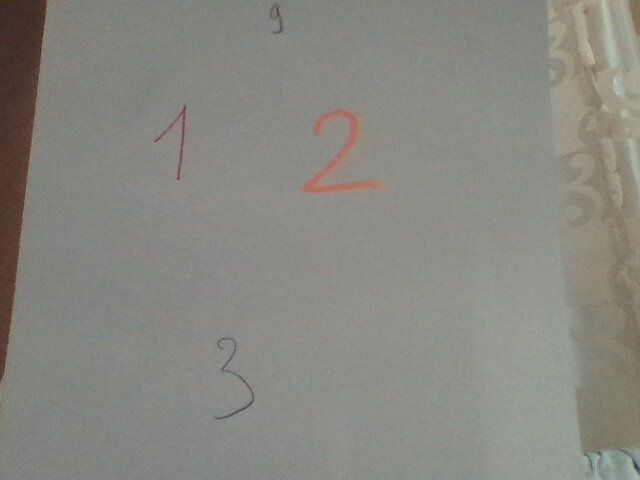
#> input picture Preprocessing/img/2019-04-21-225947.jpg, 640 x 480 px
$ python -i preprocessing.py   (imports and definitions only)   (older library calls are emulated)
#> lines starting #> are read from the running program, lines starting #| are printed output that depends on the picture; after the words box and inside, x2 and y2 are one past the last pixel; in counts of white or black regions, pixels touching at a corner belong together
import cv2
import numpy as np
import datetime
import matplotlib.pyplot as plt
from tkinter import *
from tkinter.filedialog import askopenfilename

def open_image():
    filename = askopenfilename( initialdir = "./",
                                initialfile = "",
                                filetypes = (("JPG", "*.jpg"), ("All Files", "*.*")),
                                title = "Choose an image")
#> the answer given: img/2019-04-21-225947.jpg
    if len(filename) > 0:
        img = cv2.imread(filename, 0)
#> img: shape (480, 640); min 44, max 199, mean 134.8
        res = image_processing(img)
#> in image_processing, `res = cv2.adaptiveThreshold(res, 255, cv2.ADAPTIVE_THRESH_GAUSSIAN_C, ..`:
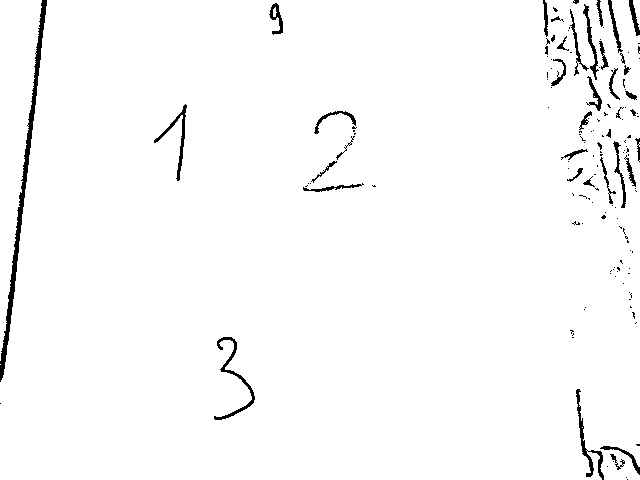
#> res: shape (480, 640); 97.8% white; 146 black regions (108 under 20 px), largest, box (x1, y1, x2, y2) and area: (0, 0, 47, 382) 1769, (214, 337, 255, 420) 457, (576, 389, 604, 480) 436
#> in image_processing, `res = cv2.morphologyEx(res, cv2.MORPH_OPEN, kernel)`:
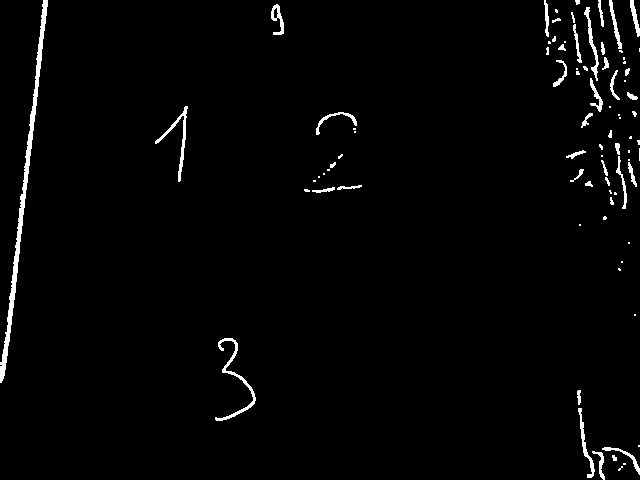
#> res: shape (480, 640); 2% white; 84 white regions (42 under 20 px)
        show_result(img, res)

def crop_image(img):
    img, contours, hierarchy = cv2.findContours(img, cv2.RETR_LIST, cv2.CHAIN_APPROX_SIMPLE)
#> contours = 85 contours, 53 with area under 20; largest, box (x1, y1, x2, y2) and area: (0, 0, 48, 383) 1378, (215, 338, 256, 421) 320, (155, 106, 188, 182) 248, (584, 7, 599, 81) 178, (578, 408, 595, 478) 175
    region = (0, 0, 0, 0)
    max_area = 0
    for cont in contours:
        x, y, w, h = cv2.boundingRect(cont)
        area = w*h
        if area > max_area:
            region = x,y,w,h
            max_area = area
#> this loop made 85 passes
#> (x, y, w, h, area, max_area) on passes 1, 3, 4, 5, 7, 9, 85: (618, 466, 5, 5, 25, 25), (612, 455, 5, 6, 30, 30), (592, 451, 13, 29, 377, 377), (602, 447, 38, 28, 1064, 1064), (578, 408, 17, 70, 1190, 1190), (215, 338, 41, 83, 3403, 3403), (0, 0, 48, 383, 18384, 18384)
#> (x, y, w, h, area) on passes 8, 16, 20, 21, 22, 24: (577, 390, 4, 15, 60), (610, 197, 4, 8, 32), (312, 187, 23, 6, 138), (337, 185, 25, 5, 125), (585, 181, 8, 6, 48), (605, 177, 5, 9, 45)
#> after the loop, max_area = 18384
    x, y, w, h = region

    roi = img[y:y+h,x:x+w]
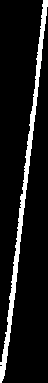
#> roi: shape (383, 48); 9.6% white; 1 white region, box (x1, y1, x2, y2) and area: (0, 0, 48, 383) 1767

    size = int(max(w, h)*1.4)
#> size = 536
    x2 = (size - w)//2
#> x2 = 244
    y2 = (size - h)//2
#> y2 = 76
    res = np.zeros((size, size))
    res[y2:y2+h, x2:x2+w] = roi
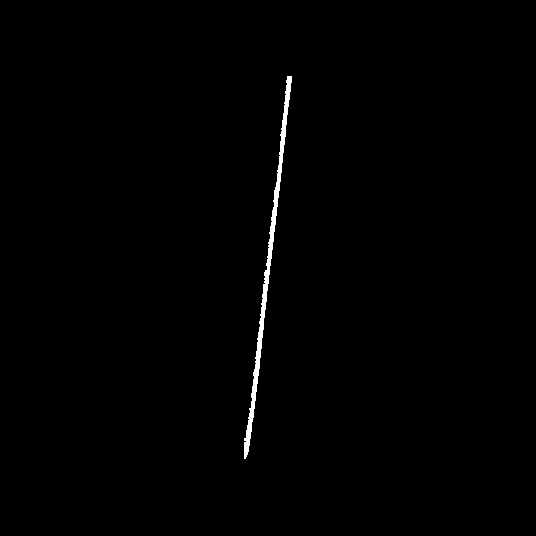
#> res: shape (536, 536) float64; 0.62% white; 1 white region, box (x1, y1, x2, y2) and area: (244, 76, 292, 459) 1767
    return res

def image_processing(res):
    # Blur image
    res = cv2.GaussianBlur(res,(9, 9), 1)

    # Noise reduction
    res = cv2.fastNlMeansDenoising(res, res, 3, 7, 21)

    # Apply adaptive thresholding
    res = cv2.adaptiveThreshold(res, 255, cv2.ADAPTIVE_THRESH_GAUSSIAN_C, cv2.THRESH_BINARY, 11, 2)

    # Inverse image
    res = cv2.bitwise_not(res, res)

    # Remove white blobs
    kernel = np.ones((2, 2), np.uint8)
    res = cv2.morphologyEx(res, cv2.MORPH_OPEN, kernel)

    # Crop image
    res = crop_image(res)

    # Dilate image
    kernel = np.ones((5, 5), np.uint8)
    res = cv2.dilate(res,kernel,iterations = 1)
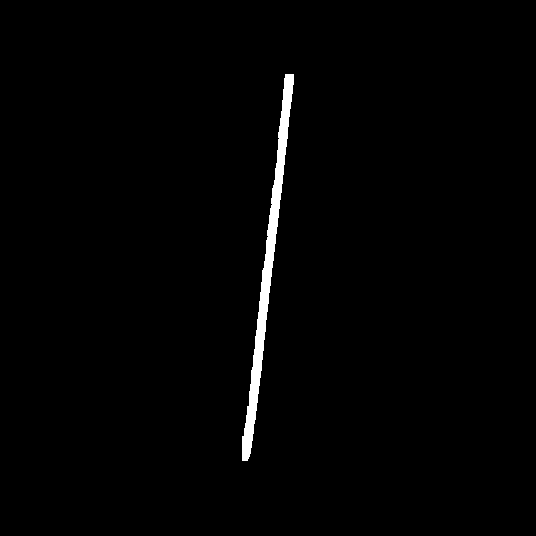
#> res: shape (536, 536) float64; 1.2% white; 1 white region, box (x1, y1, x2, y2) and area: (242, 74, 294, 461) 3563

    # Scale image
    res = cv2.resize(res, (28, 28), interpolation = cv2.INTER_AREA)
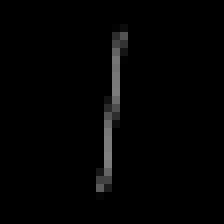
#> res: shape (28, 28) float64 (shown 8 times larger); min 0, max 128.2, mean 3.2

    # Final result
    return res

def show_result(ori, res):
    # Record result
    t = datetime.datetime.now()
    filename = "./res/result"
    for i in [t.day, t.month, t.year, t.hour, t.minute, t.second, 'jpg']:
        filename += '.' + str(i)
    cv2.imwrite(filename, res)

    # Show original, resulted images
    fig = plt.figure(figsize = (5, 5))
    img1 = fig.add_subplot(2, 2, 1)
    img1.imshow(ori, cmap = 'gray')
    img2 = fig.add_subplot(2, 2, 2)
    img2.imshow(res, cmap = 'gray')
    plt.show()

# [10 lines not run here, left out]

>>> result = open_image()
